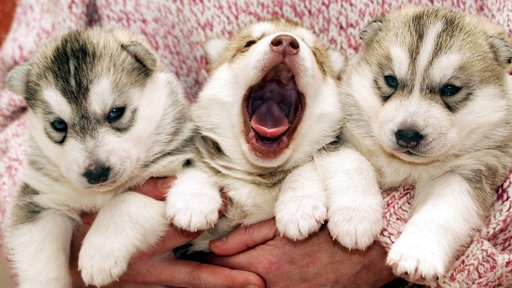
#> input picture 0/X.jpg, 512 x 288 px
$ python 3.py
#> lines starting #> are read from the running program, lines starting #| are printed output that depends on the picture
import matplotlib.pyplot as plt
import matplotlib.image as mpimg
import numpy as np

basic_pattern = mpimg.imread('X.jpg')
#> basic_pattern is the input picture: shape (288, 512, 3); mean R, G, B 183.3, 159, 146.2
cropped = basic_pattern[0:200, 0:120]
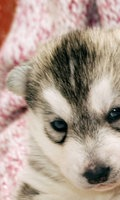
#> cropped: shape (200, 120, 3); mean R, G, B 175.2, 157.3, 145
plt.axis("off")
plt.imshow(cropped);
plt.show()
